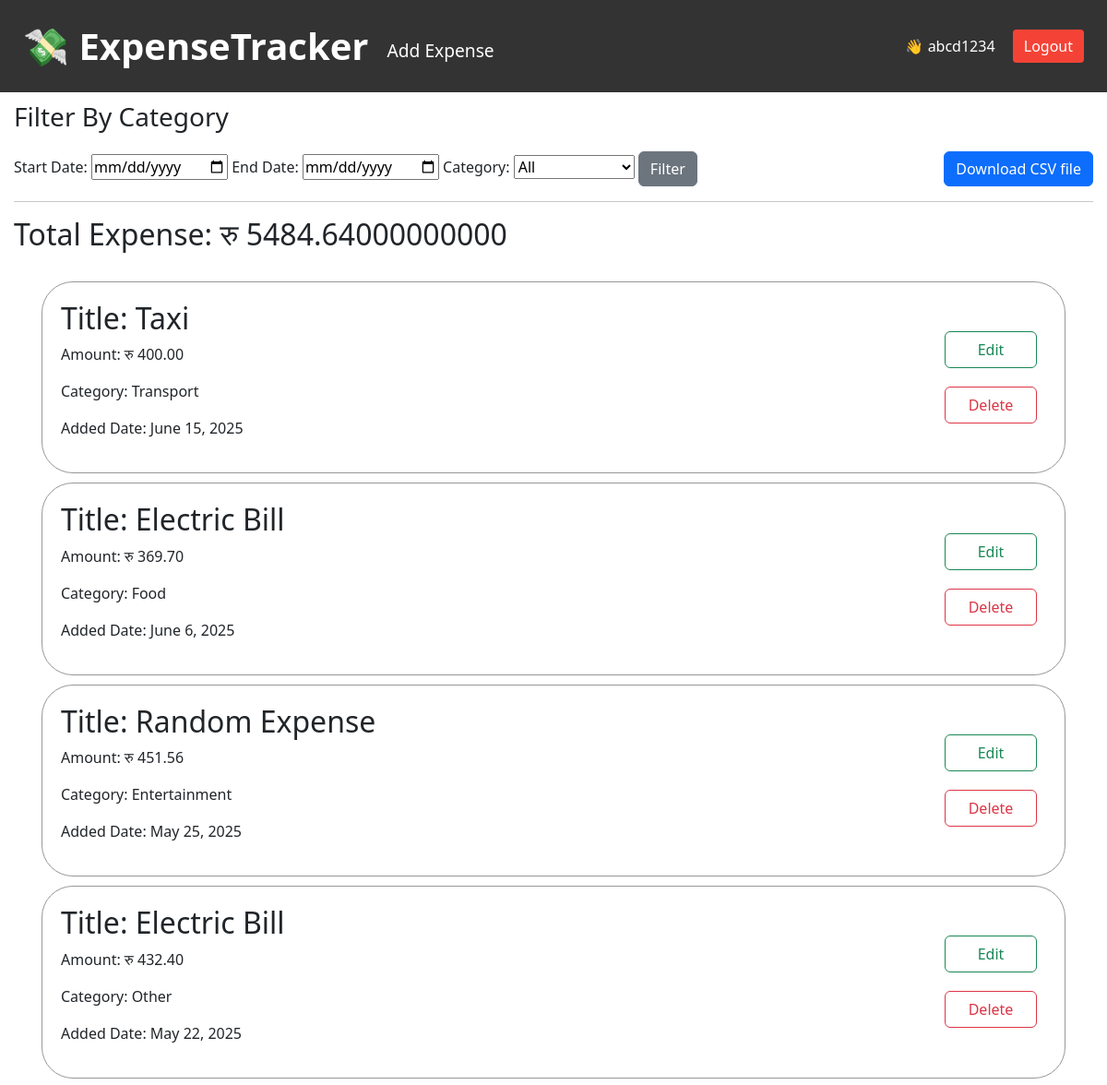
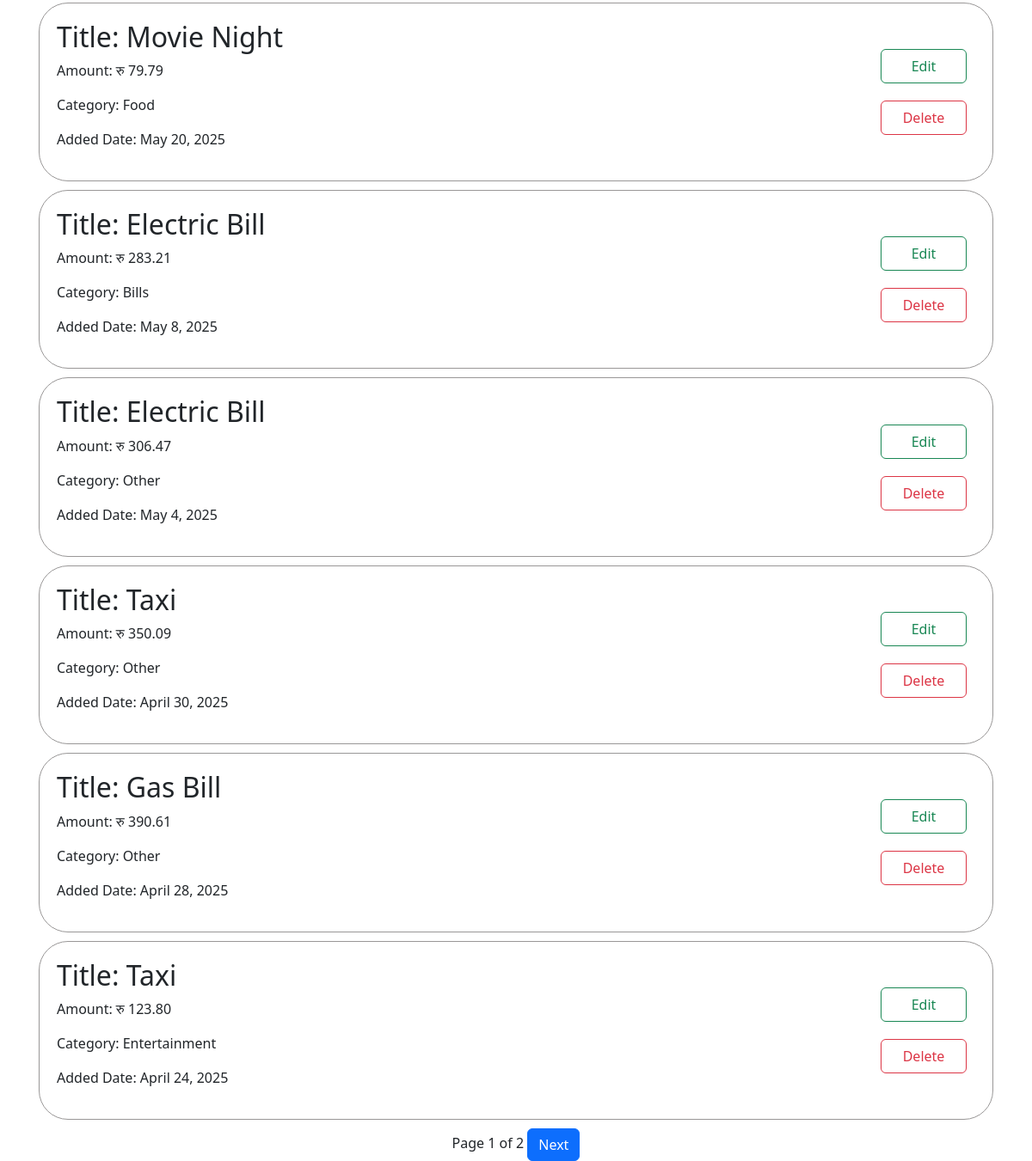
The page /expense/ (signed in) on the database as committed earlier (2 pictures, top to bottom).
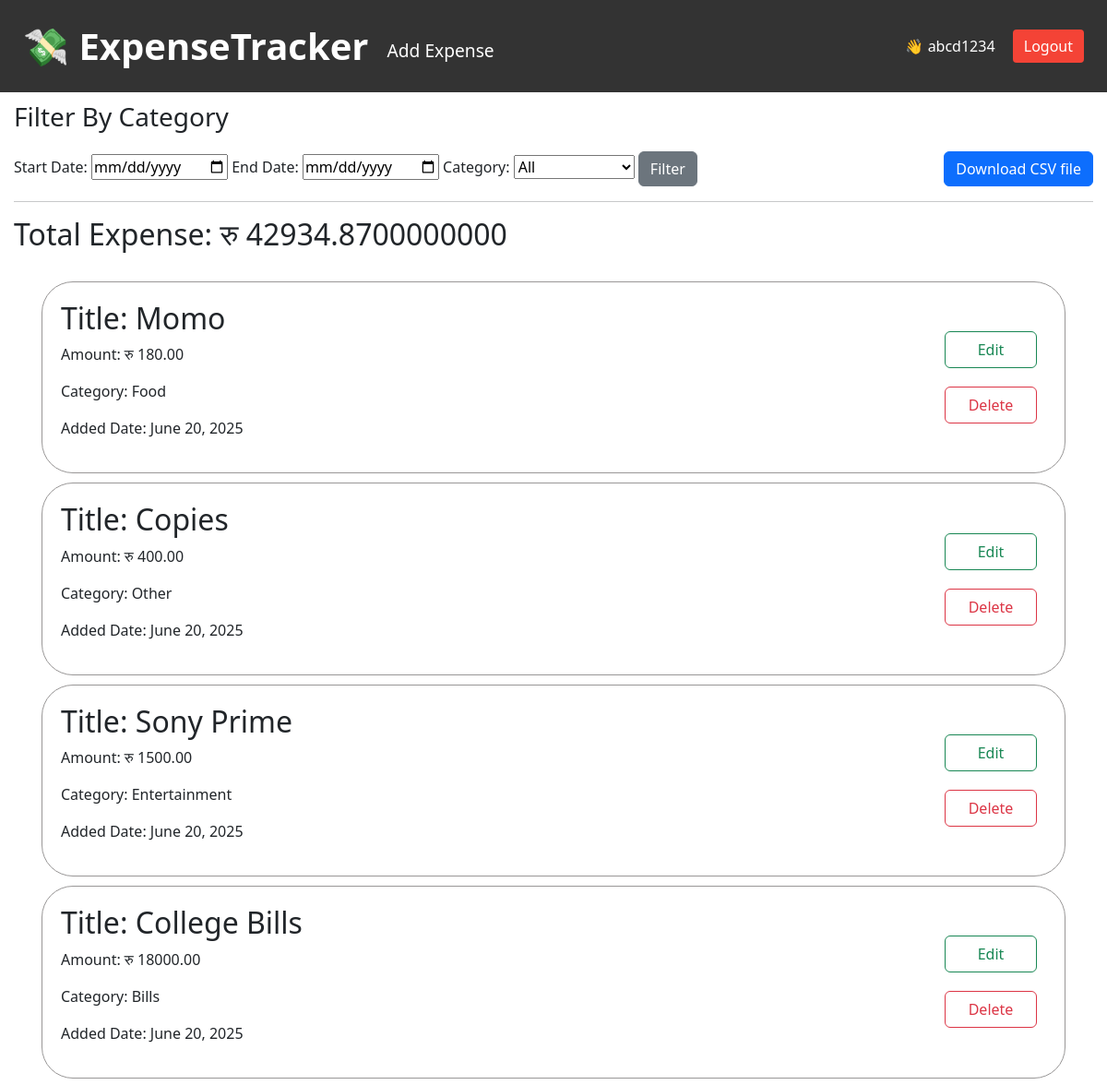
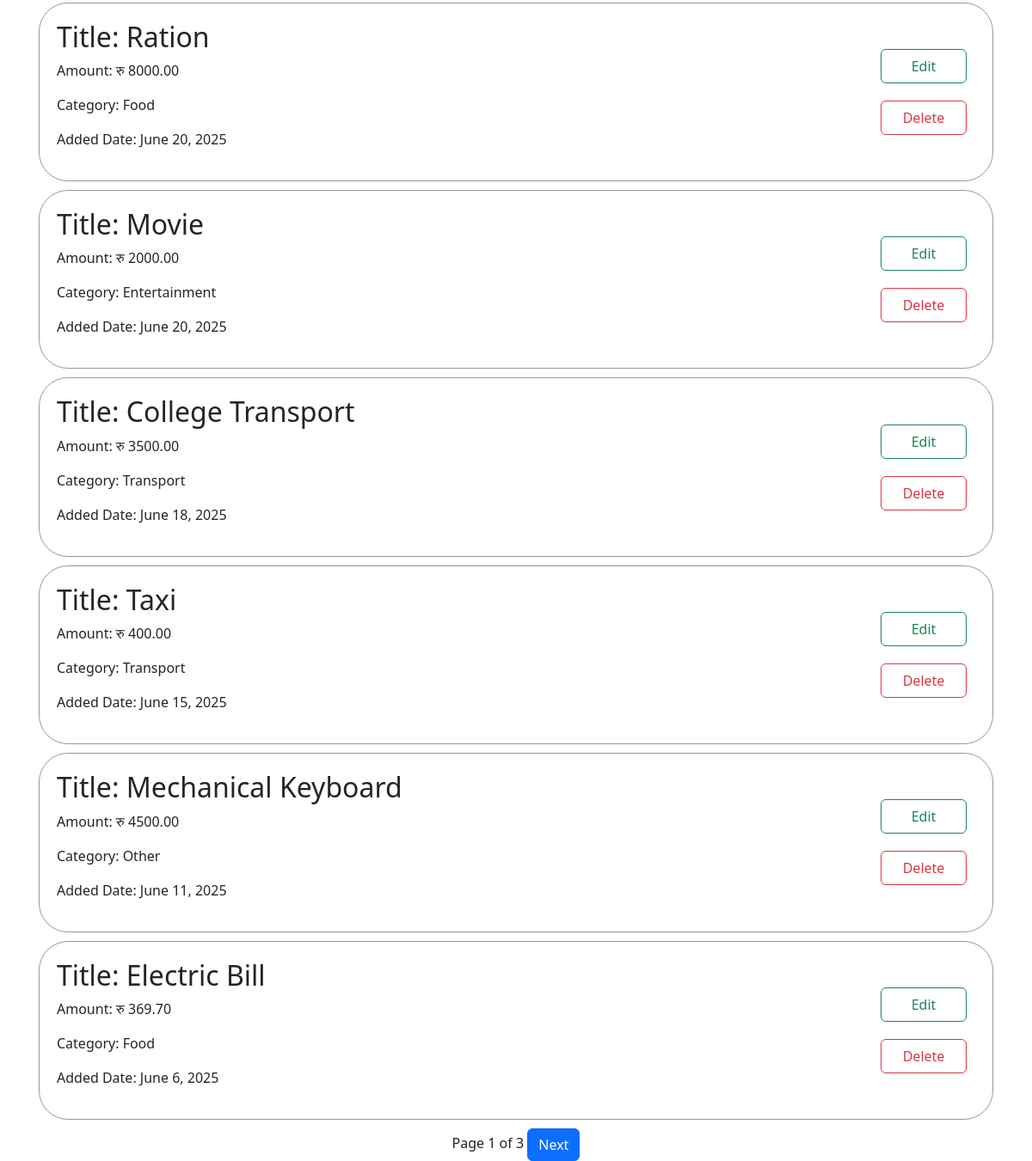
The same page on the database as committed later (2 pictures, top to bottom).
### expenses/models.py (models this page shows, shortened)
class Expense(models.Model):
    user=models.ForeignKey(User,on_delete=models.CASCADE)
    title=models.CharField(max_length=100)
    amount=models.DecimalField(max_digits=10,decimal_places=2)
    category=models.CharField(max_length=50,choices=CATEGORY_CHOICES)
    date=models.DateField()

### expenses/views.py (the view)
# urls.py: path('',views.expense_list,name='expense_list'),
@login_required
def expense_list(request):
    expense=Expense.objects.filter(user=request.user)
    category=request.GET.get('category')
    start_date=request.GET.get('start_date')
    end_date=request.GET.get('end_date')
    if category:
        expense=expense.filter(category=category).order_by('-date')
    if start_date:
        expense=expense.filter(date__gte=start_date)
    if end_date:
        expense=expense.filter(date__lte=end_date)
    expense=expense.order_by('-date')
    p= Paginator(expense,10)
    page_number= request.GET.get('page')
    page_obj=p.get_page(page_number)
    total_expenses=expense.aggregate(total=Sum('amount'))['total'] or 0
    context={'expense':expense,'total_expenses':total_expenses,'category':category,'start_date': start_date,
        'end_date': end_date,'page_obj':page_obj}
    return render(request,'expenses/expense.html',context)

### expenses/templates/expenses/expense.html (shortened to what this page needs)
{% extends 'expenses/base.html' %}
{% block content %}
<div style="padding: 110px 15px 0px 0px; margin-left: 15px;">
    <div>
        <h3>Filter By Category</h3>
        <div style="display: flex; justify-content: space-between; margin-top: 20px;">
            <form action="{% url 'expense_list' %}" method="get">
                <label>Start Date:</label>
                <input type="date" name="start_date" value="{{ start_date }}">
                <label>End Date:</label>
                <input type="date" name="end_date" value="{{ end_date }}">
                <label>Category:</label>
                <select name="category">
                    <option value="">All</option>
                </select>
                <button type="submit onsubmit="return confirm('Confirm you want to delete the item?')"" class="btn btn-secondary">Filter</button>
            </form>
            <form action="{% url 'filtered_csv' %}">
                <button class="btn btn-primary">Download CSV file</button>
            </form>
        </div>
    </div>
    <hr>
    <h2>Total Expense: रु {{ total_expenses }}</h2>
    <br>
    <div style="padding-left: 30px; padding-right: 30px;">
        {% for x in page_obj %}
        <div
            style="display: flex; flex-direction: row; justify-content: space-between; border: 1px solid rgb(153, 151, 151); padding: 20px; margin-bottom: 10px; border-radius: 34px;">
            <div>
                <h2>Title: {{ x.title }}</h2>
                <p>Amount: रु {{ x.amount }}</p>
                <p>Category: {{ x.category }}</p>
                <p>Added Date: {{ x.date }}</p>
            </div>
            <div style="display: flex; flex-direction: column; align-items: center; justify-content:center; padding-right:10px">
                <form action="{% url 'edit' x.id %}">
                    <button type="submit" class="btn btn-outline-success" style="width: 100px; height: 40px; margin-bottom: 10px;">Edit</button>
                </form>
                <form action="{% url 'delete' x.id %}" onsubmit="return confirm('Confirm you want to delete the item?')">
                    <button type="submit" class="btn btn-outline-danger" style="width: 100px; height: 40px; margin-top: 10px;">Delete</button>
                </form>
            </div>
        </div>
        {% empty %}
        <p>No expenses found for the selected filter.</p>
        {% endfor %}
        <div style="text-align: center;">
            Page {{page_obj.number}} of {{ page_obj.paginator.num_pages }}
            {% if page_obj.has_next %}
            <a href="?page={{ page_obj.next_page_number }}" class="btn btn-primary">Next</a>
            {% endif %}
        </div>
    </div>
</div>
{% endblock %}

Rows that differ between the two databases and show on the page:
no longer on this page (row unchanged): Expense: title "Random Expense", amount "451.56", category "Entertainment", date "May 25, 2025"
no longer on this page (row unchanged): Expense: title "Electric Bill", amount "432.40", category "Other", date "May 22, 2025"
no longer on this page (row unchanged): Expense: title "Movie Night", amount "79.79", category "Food", date "May 20, 2025"
no longer on this page (row unchanged): Expense: title "Electric Bill", amount "283.21", category "Bills", date "May 8, 2025"
no longer on this page (row unchanged): Expense: title "Electric Bill", amount "306.47", category "Other", date "May 4, 2025"
no longer on this page (row unchanged): Expense: title "Taxi", amount "350.09", category "Other", date "April 30, 2025"
no longer on this page (row unchanged): Expense: title "Gas Bill", amount "390.61", category "Other", date "April 28, 2025"
no longer on this page (row unchanged): Expense: title "Taxi", amount "123.80", category "Entertainment", date "April 24, 2025"
added Expense: title "Momo", amount "180.00", category "Food", date "June 20, 2025"
added Expense: title "Copies", amount "400.00", category "Other", date "June 20, 2025"
added Expense: title "Sony Prime", amount "1500.00", category "Entertainment", date "June 20, 2025"
added Expense: title "College Bills", amount "18000.00", category "Bills", date "June 20, 2025"
added Expense: title "Ration", amount "8000.00", category "Food", date "June 20, 2025"
added Expense: title "Movie", amount "2000.00", category "Entertainment", date "June 20, 2025"
added Expense: title "College Transport", amount "3500.00", category "Transport", date "June 18, 2025"
added Expense: title "Mechanical Keyboard", amount "4500.00", category "Other", date "June 11, 2025"
Other text that changed with them:
{{ total_expenses }}: "5484.64000000000" → "42934.8700000000"
{{ page_obj.paginator.num_pages }}: "2" → "3"
